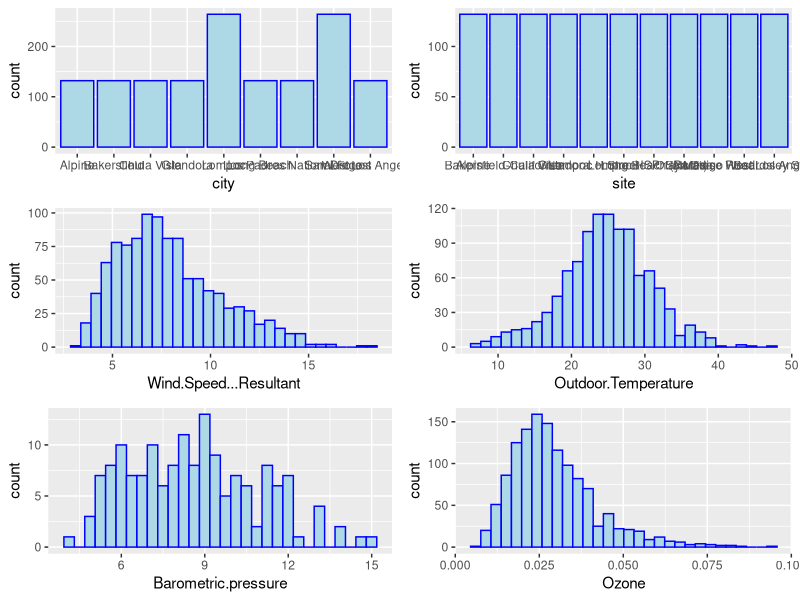

Source code (R): (Note: this script raises an error after producing the figure.)
### LOADING IN THE DATA AND PACKAGES ###
# the packages
library(ggplot2)
library(gridExtra)

# the data
old_df <- read.csv("group_8_data.csv")

###############################################################################################
#                              EXPLORATORY DATA ANALYSIS                                      #
###############################################################################################
# 1.1 Visualizing the data
grid.arrange(
  ggplot(old_df, aes(city)) + geom_bar(fill = 'lightblue', color = 'blue'),
  ggplot(old_df, aes(site)) + geom_bar(fill = 'lightblue', color = 'blue'),
  ggplot(old_df, aes(Wind.Speed...Resultant)) + geom_histogram(fill = 'lightblue', color = 'blue'),
  ggplot(old_df, aes(Outdoor.Temperature)) + geom_histogram(fill = 'lightblue', color = 'blue'),
  ggplot(old_df, aes(Barometric.pressure)) + geom_histogram(fill = 'lightblue', color = 'blue'),
  ggplot(old_df, aes(Ozone)) + geom_histogram(fill = 'lightblue', color = 'blue')
             )

# 1.2 transform data
df <- df %>% mutate(
  log_Ozone = log(Ozone),
  log_wind_speed = log(Wind.Speed...Resultant),
  date = make_date(year, month)
)

# 1.2.1 Remove the column due to 89% na values
df$Barometric.pressure <- NULL

# 1.3 imputing the data
# 1.3.1 checking the % of na values
colMeans(is.na(df)) * 100

# 1.3.2 Replace NA with median for all remaining numeric columns
df[] <- lapply(df, function(x) {
  if(is.numeric(x)) {
    x[is.na(x)] <- median(x, na.rm = TRUE)
  }
  return(x)
})

# 1.4 Visualising the transformed and imputed data
grid.arrange(
  ggplot(df, aes(city)) + geom_bar(fill = 'lightblue', color = 'blue'),
  ggplot(df, aes(site)) + geom_bar(fill = 'lightblue', color = 'blue'),
  ggplot(df, aes(log_wind_speed)) + geom_histogram(fill = 'lightblue', color = 'blue'),
  ggplot(df, aes(Outdoor.Temperature)) + geom_histogram(fill = 'lightblue', color = 'blue'),
  ggplot(df, aes(log_Ozone)) + geom_histogram(fill = 'lightblue', color = 'blue')
)

# 1.5 ozone vs time plot, with imputed values
ggplot(data=df[],aes(y=log_Ozone,x=date, color = city)) +
  geom_line(alpha=0.7, size = 0.6) +
  theme_minimal() +
  labs(y="log Ozone")

################################################################################
#                         Extreme Value Modeling                               #
################################################################################
# 2.1 getting the maximum each year (need to do for each city)
df_max <- df %>% summarise(df_max= max(df),.by=year)







# PLOTS FOR MEASURING log(OZONE) AGAINST THE METEROLOGICAL COVARIATES


# Temperature Variable

# Overall log(Ozone) against Outdoor Temperature, where we have omitted West Los Angeles
ggplot(subset(data, city != "West Los Angeles"), aes(x = Outdoor.Temperature, y = logOzone)) +
  geom_point(alpha = 0.3) +
  geom_smooth(method = "loess", se = FALSE, colour = "purple") +
  xlab("Outdoor Temperature") +
  ylab("log(Ozone level)") +
  ggtitle("log(Ozone) vs Outdoor Temperature")


# log(Ozone) against Outdoor Temperature, where we have omitted West Los Angeles
ggplot(subset(data, city != "West Los Angeles"),
       aes(x = Outdoor.Temperature, y = logOzone)) +
  geom_point(alpha = 0.25) +
  geom_smooth(method = "loess", se = FALSE, colour = "purple") +
  facet_wrap(~ city) +
  xlab("Outdoor Temperature") +
  ylab("log(Ozone level)") +
  ggtitle("log(Ozone) vs Outdoor Temperature (by city, excluding West Los Angeles)")
